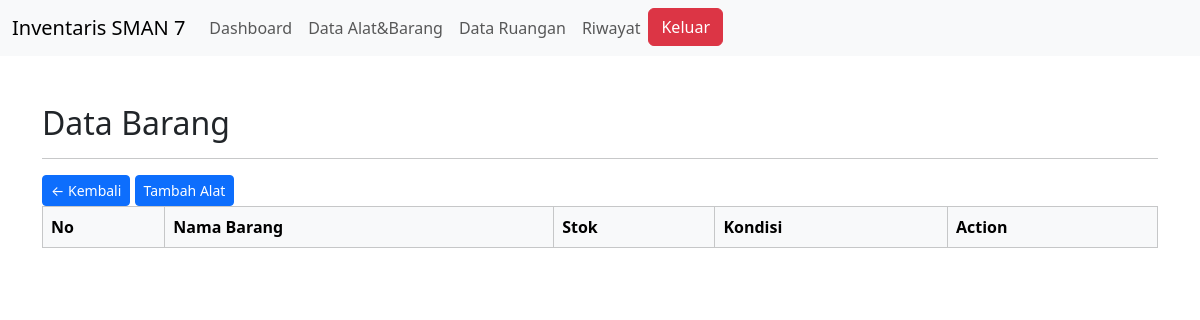
Before: /admin/data-barang.php with the older database file.
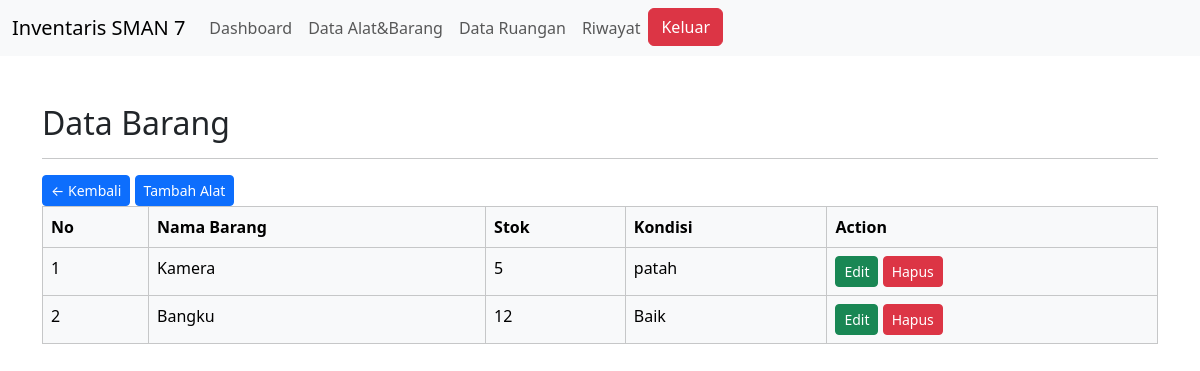
After: the same page with the newer database file.
### tables this page shows
CREATE TABLE `barang` (
  `id_barang` int(11) NOT NULL,
  `nama_barang` varchar(20) NOT NULL,
  `stok` int(100) NOT NULL,
  `kondisi` varchar(10) NOT NULL
);

### admin/view/barang.php (the view, shortened to what this page needs)
<div class="container mt-5">
<h2>Data Barang</h2>
<hr>
<a href="../admin/index.php"class="btn btn-primary btn-sm float-left">&larr; Kembali</a>
<button type="button" class="btn btn-primary btn-sm float-right" data-bs-toggle="modal" data-bs-target="#exampleModal">
  Tambah Alat
</button>
<table class="table table-light table-hover table-bordered">
  <thead>
    <tr>
      <th>No</th>
      <th>Nama Barang</th>
      <th>Stok</th>
      <th>Kondisi</th>
      <th>Action</th>
    </tr>
  </thead>
  <tbody>
    <?php foreach ($data_barang as $barang) : ?>
      <tr>
        <td><?= $no++; ?></td>
        <td><?= $barang['nama_barang']; ?></td>
        <td><?= $barang['stok']; ?></td>
        <td><?= $barang['kondisi']; ?></td>
        <td>
          <div class="d-inline">
            <a href="?p=edit-barang&id=<?=$barang['id_barang'];?>"class="btn
            btn-success btn-sm">Edit</a>
          </div>
          <div class="d-inline">
            <a href="?p=hapus-barang&id=<?=$barang['id_barang'];?>"class="btn
            btn-danger btn-sm">Hapus</a>
          </div>
        </td>
      </tr>
  </tbody>
  <?php endforeach;?>
</table>
</div>

### admin/view/header.php (shortened to what this page needs)
<!doctype html>
<html lang="en">
  <head>
    <link href="https://cdn.jsdelivr.net/npm/bootstrap@5.3.1/dist/css/bootstrap.min.css" rel="stylesheet">
  </head>
  <body>
  <nav class="navbar navbar-expand-lg bg-body-tertiary">
  <div class="container-fluid">
    <a class="navbar-brand">Inventaris SMAN 7</a>
    <div class="collapse navbar-collapse" id="navbarNav">
      <ul class="navbar-nav">
        <li class="nav-item">
          <a class="nav-link" aria-current="page" href="../admin/index.php">Dashboard</a>
        </li>
        <li class="nav-item">
          <a class="nav-link" href="data-barang.php">Data Alat&Barang</a>
        </li>
        <li class="nav-item">
          <a class="nav-link" href="data-ruangan.php">Data Ruangan</a>
        </li>
        <li class="nav-item">
          <a class="nav-link" href="rekap.php">Riwayat</a>
        </li>
        <li class="nav-item">
          <a class="btn btn-danger" type="button" href="logout.php">Keluar</a>
        </li>
      </ul>
    </div>
  </div>
</nav>
  </body>
</html>

### admin/data-barang.php (shortened to what this page needs)
<?php
require_once '../config/koneksi.php';
$sql = "SELECT * FROM barang LEFT JOIN user ON barang.id_barang = user.id";
$query=$conn->query($sql);
$data_barang = $query->fetch_all(MYSQLI_ASSOC);
$no = 1;
require_once 'view/header.php';
if (!isset($_GET['p'])){
    require_once 'view/barang.php';
} elseif($_GET['p']=='edit-barang') {
    require_once 'view/'.$_GET['p'].'.php';
} elseif ($_GET['p']=='hapus-barang') {
   $hapus=$conn->query("DELETE FROM barang WHERE id_barang = '$_GET[id]'");
   if ($hapus) {
    $_SESSION['pesan']='<div class="alert alert-warning" role="alert">Data berhasil dihapus</div>';
    header('location: data-barang.php');
   }
}

Changed rows visible on the page:
added barang: nama_barang "Kamera", stok "5", kondisi "patah"
added barang: nama_barang "Bangku", stok "12", kondisi "Baik"
